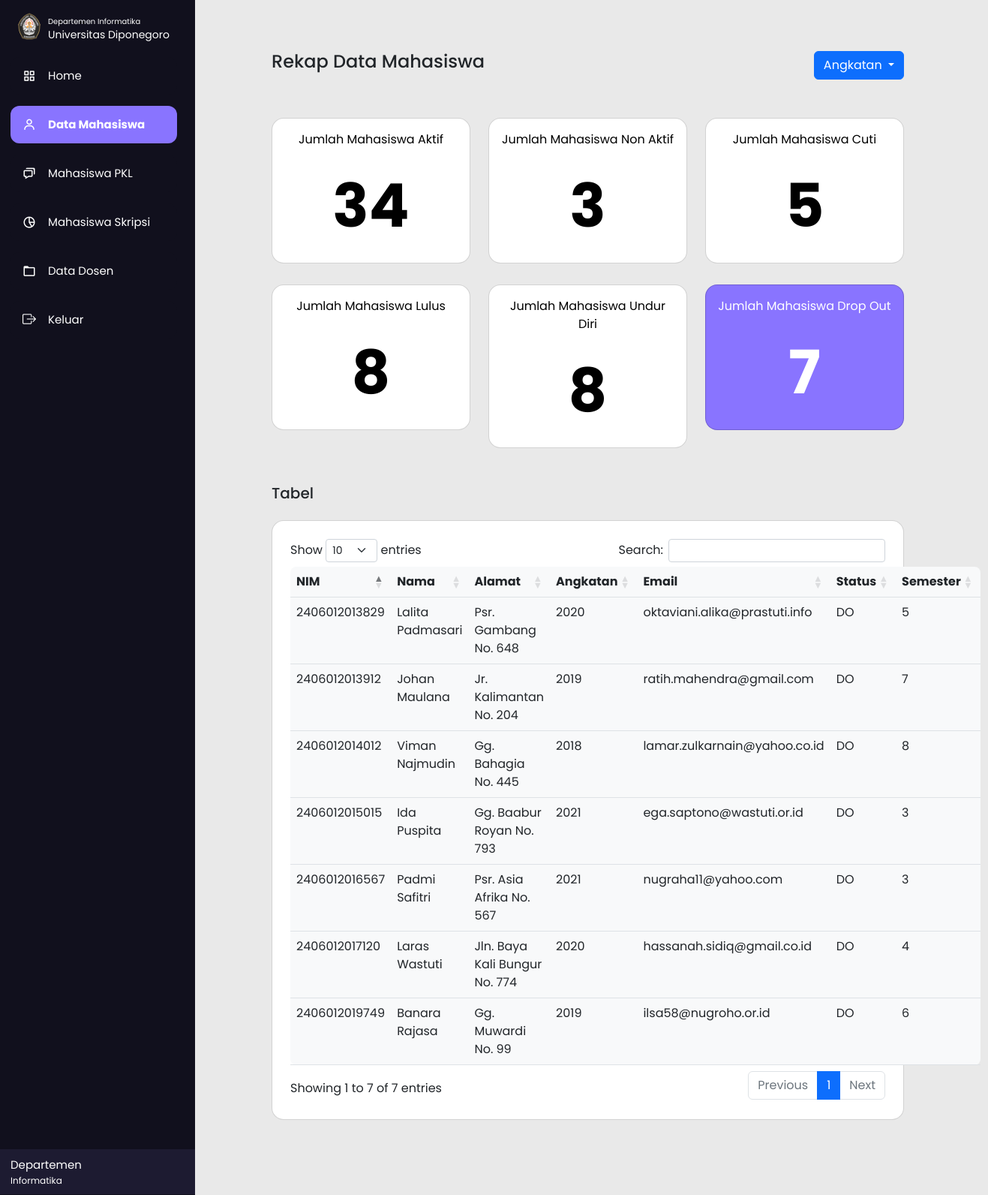
/departemen/datamhsdo.php, run on the app's committed database.
### tables this page shows
CREATE TABLE `tb_mhs` (
  `nim` varchar(14) NOT NULL,
  `nama` varchar(50) NOT NULL,
  `alamat` varchar(255) NOT NULL,
  `kode_kota` int(11) NOT NULL,
  `angkatan` varchar(4) NOT NULL,
  `jalur_masuk` varchar(10) NOT NULL,
  `email` varchar(255) NOT NULL,
  `no_hp` varchar(14) NOT NULL,
  `status` varchar(25) NOT NULL,
  `foto_mhs` varchar(255) NOT NULL,
  `kode_wali` varchar(5) NOT NULL,
  `semester` varchar(2) NOT NULL
);

### departemen/datamhsdo.php (the view, shortened to what this page needs)
<?php
  include'../db_login.php';
?>
<!DOCTYPE html>
<html lang="en" dir="ltr">
  <head>
    <link rel="stylesheet" href="style.css">
    <link rel="stylesheet" href="style.css">
    <link href="https://cdn.jsdelivr.net/npm/bootstrap@5.2.2/dist/css/bootstrap.min.css" rel="stylesheet">
    <link href='https://unpkg.com/boxicons@2.0.7/css/boxicons.min.css' rel='stylesheet'>
    <link rel="stylesheet" href="https://cdn.datatables.net/1.12.1/css/dataTables.bootstrap5.min.css">
    <link rel="stylesheet" href="https://cdnjs.cloudflare.com/ajax/libs/twitter-bootstrap/5.2.0/css/bootstrap.min.css">
    <link rel="stylesheet" href="https://cdn.jsdelivr.net/npm/bootstrap-icons@1.9.1/font/bootstrap-icons.css">
  </head>
<body>
  <div class="sidebar">
  <div class="logo-details">
      <i> <img src="../asset/img/undip.png" style="width:40px ; padding-bottom:5px" alt=""></i>
        <div class="logo_name" style="padding-top: 5px;"> <div style="font-size:10px ;">Departemen Informatika</div>  Universitas Diponegoro</div>
    </div>
    <ul class="nav-list" id="nav-list">
      <li>
        <a class="nav-link " href="index.php">
          <i class='bx bx-grid-alt'></i>
          <span class="links_name">Home</span>
        </a>
      </li>
      <li>
       <a class="nav-link active " href="datamhs.php">
         <i class='bx bx-user' ></i>
         <span class="links_name">Data Mahasiswa</span>
       </a>
     </li>
     <li>
       <a class="nav-link " href="mhspkl.php">
         <i class='bx bx-chat' ></i>
         <span class="links_name">Mahasiswa PKL</span>
       </a>
     </li>
     <li>
       <a class="nav-link" href="mhsskripsi.php">
         <i class='bx bx-pie-chart-alt-2' ></i>
         <span class="links_name">Mahasiswa Skripsi</span>
       </a>
     </li>
     <li>
       <a class="nav-link" href="datadosen.php">
         <i class='bx bx-folder' ></i>
         <span class="links_name">Data Dosen</span>
       </a>
     </li>
     <li>
       <a class="nav-link" href="../logout.php">
         <i class="bi bi-box-arrow-right"></i>
         <span class="links_name">Keluar</span>
       </a>
     </li>
     <li class="profile">
         <div class="profile-details">
           <div class="name_job">
             <div class="name">Departemen</div>
             <div class="email">Informatika</div>
           </div>
         </div>
     </li>
    </ul>
  </div>
  <section class="home-section">
    <div class="container-fluid">
      <div class="h4 mt-5 w-100 ">Rekap Data Mahasiswa
      <div class="dropdown float-end">
      <a class="btn btn-primary dropdown-toggle" href="datamhs.php" role="button" data-bs-toggle="dropdown" aria-expanded="false">
        Angkatan
      </a>
    </div>
      </div><br>
      <div class="row row-cols-1 row-cols-md-3 g-4 mt-1">
          <?php
          $ambildata = mysqli_query($conn, "SELECT * FROM tb_mhs WHERE status='Aktif'");
          $aktif = 0;
          while ($data = mysqli_fetch_array($ambildata)) {
              $aktif++;
              }
          $ambildata = mysqli_query($conn, "SELECT * FROM tb_mhs WHERE status='Nonaktif'");
          $non_aktif = 0;
          while ($data = mysqli_fetch_array($ambildata)) {
              $non_aktif++;
              }
          $ambildata = mysqli_query($conn, "SELECT * FROM tb_mhs WHERE status='Cuti'");
          $cuti = 0;
          while ($data = mysqli_fetch_array($ambildata)) {
              $cuti++;
              }
          ?>
        <div class="col">
          <a href="datamhs.php">
          <div class="card rounded-4  ">
            <div class="card-body">
              <p class="text-center">Jumlah Mahasiswa Aktif</p>
              <p class="card-text jumlah text-center"><?= $aktif; ?></p>
            </div>
          </div>
          </a>
        </div>
        <div class="col">
          <a href="datamhsnonaktif.php">
          <div class="card rounded-4 ">
            <div class="card-body">
              <p class="text-center">Jumlah Mahasiswa Non Aktif</p>
              <p class="card-text jumlah text-center"><?= $non_aktif; ?></p>
            </div>
          </div>
          </a>
        </div>
        <div class="col">
          <a href="datamhscuti.php">
          <div class="card rounded-4 ">
            <div class="card-body">
              <p class="text-center">Jumlah Mahasiswa Cuti</p>
              <p class="card-text jumlah text-center"><?= $cuti; ?></p>
            </div>
          </div>
          </a>
        </div>
      </div>
      <div class="row row-cols-1 row-cols-md-3 g-4 mt-1">
      <?php
      $datalulus = mysqli_query($conn, "SELECT * FROM tb_mhs WHERE status='Lulus'");
      $lulus = mysqli_num_rows($datalulus);
      $dataud = mysqli_query($conn, "SELECT * FROM tb_mhs WHERE status='Undur Diri'");
      $ud = mysqli_num_rows($dataud);
      $datado = mysqli_query($conn, "SELECT * FROM tb_mhs WHERE status='DO'");
      $do = mysqli_num_rows($datado);
      ?>
      <div class="col">
      <a href="datamhslulus.php">
      <div class="card rounded-4 ">
        <div class="card-body">
          <p class="text-center">Jumlah Mahasiswa Lulus</p>
          <p class="card-text jumlah text-center"><?= $lulus; ?></p>
        </div>
      </div>
      </a>
      </div>
      <div class="col">
      <a href="datamhsundurdiri.php">
      <div class="card rounded-4 ">
        <div class="card-body">
          <p class="text-center">Jumlah Mahasiswa Undur Diri</p>
          <p class="card-text jumlah text-center"><?= $ud; ?></p>
        </div>
      </div>
      </a>
      </div>
      <div class="col">
      <a href="datamhsdo.php">
      <div class="card rounded-4 card-active ">
        <div class="card-body">
          <p class="text-center">Jumlah Mahasiswa Drop Out</p>
          <p class="card-text jumlah text-center"><?= $do; ?></p>
        </div>
      </div>
      </a>
      </div>
      </div>
      <br>
      <div class="h5 mt-4 mb-4 w-100">Tabel</div>
      <div class="card p-4 rounded-4">
      <table id="example" class="table  bg-light rounded-3" style="width:100%">
        <thead>
            <tr>
                <th>NIM</th>
                <th>Nama</th>
                <th>Alamat</th>
                <th>Angkatan</th>
                <th>Email</th>
                <th>Status</th>
                <th>Semester</th>
            </tr>
        </thead>
        <tbody>
          <?php
          $ambildata = mysqli_query($conn, 'SELECT * FROM tb_mhs WHERE status = "DO" ORDER BY  nama ASC, semester ASC'  );
          while ($data = mysqli_fetch_array($ambildata)) {
              $nim = $data['nim'];
              $nama = $data['nama'];
              $alamat = $data['alamat'];
              $angkatan = $data['angkatan'];
              $email = $data['email'];
              $status = $data['status'];
              $semester = $data['semester'];
          ?>
        <tr>
          <td><?= $nim ?></td>
          <td><?= $nama; ?></td>
          <td><?= $alamat; ?></td>
          <td><?= $angkatan; ?></td>
          <td><?= $email; ?></td>
          <td><?= $status; ?></td>
          <td><?= $semester; ?></td>
        </tr>
        <?php
          }
        ?>
    </table>
    </div>
    </div>
</body>
 </html>

### departemen/style.css (style rules this page uses)
* { margin: 0; padding: 0; box-sizing: border-box; font-family: "Poppins" , sans-serif; }
.sidebar { position: fixed; left: 0; top: 0; height: 100%; width: 260px; background: #11101D; padding: 6px 14px; z-index: 99; transition: all 0.5s ease; }
.sidebar .logo-details { height: 60px; display: flex; align-items: center; position: relative; }
.sidebar .logo-details img { opacity: 1; transition: all 0.5s ease; size: 10px; }
.sidebar .logo-details .logo_name { color: #fff; font-size: 14px; opacity: 1; transition: all 0.5s ease; }
.sidebar i { color: #fff; height: 60px; min-width: 50px; font-size: 28px; text-align: center; line-height: 60px; }
.sidebar .nav-list { height: 100%; margin-top: 10px; margin-left: -32px; margin-right: 10px; }
.sidebar .nav-list .active, .nav-link:hover { background-color:#8974FF; }
.sidebar .nav-list .active .links_name { font-weight: bold; }
.sidebar li { position: relative; margin: px 0; list-style: none; margin-bottom: 15px; }
.sidebar li a { display: flex; height: 100%; width: 100%; border-radius: 12px; align-items: center; text-decoration: none; transition: all 0.4s ease; background: #11101D; }
.sidebar li a .links_name { color: #fff; font-size: 15px; font-weight: 400; white-space: nowrap; opacity: 1; pointer-events: auto; transition: 0.4s; }
.sidebar li i { height: 50px; line-height: 50px; font-size: 18px; border-radius: 12px; }
.sidebar li.profile { position: fixed; height: 60px; width: 260px; left: 0; bottom: -14px; padding: 10px 14px; background: #1d1b31; transition: all 0.5s ease; overflow: hidden; }
.sidebar li .profile-details { display: flex; align-items: center; flex-wrap: nowrap; }
.sidebar li.profile .name, .sidebar li.profile .email { font-size: 15px; font-weight: 400; color: #fff; white-space: nowrap; }
.sidebar li.profile .email { font-size: 12px; }
.home-section { position: relative; background: #e9e9e9; min-height: 100vh; padding: 100px; padding-top: 20px; left: 250px; width: calc(100% - 250px); transition: all 0.5s ease; z-index: 2; }
.home-section a .card { text-decoration: none; color: black; }
.home-section a { text-decoration: none; }
.jumlah { font-size: 80px; font-weight: bold; }
.home-section a .card-active { color: white; background-color: #8974FF; }

### departemen/datamhsdo.php (style rules this page uses)
.home-section a .card-active { color: white; background-color: #8974FF; }

### data on the page
tb_mhs: nim "2406012019749", nama "Banara Rajasa", alamat "Gg. Muwardi No. 99", angkatan "2019", email "ilsa58@nugroho.or.id", status "DO", semester "6"
tb_mhs: nim "2406012015015", nama "Ida Puspita", alamat "Gg. Baabur Royan No. 793", angkatan "2021", email "ega.saptono@wastuti.or.id", status "DO", semester "3"
tb_mhs: nim "2406012013912", nama "Johan Maulana", alamat "Jr. Kalimantan No. 204", angkatan "2019", email "ratih.mahendra@gmail.com", status "DO", semester "7"
tb_mhs: nim "2406012013829", nama "Lalita Padmasari", alamat "Psr. Gambang No. 648", angkatan "2020", email "oktaviani.alika@prastuti.info", status "DO", semester "5"
tb_mhs: nim "2406012017120", nama "Laras Wastuti", alamat "Jln. Baya Kali Bungur No. 774", angkatan "2020", email "hassanah.sidiq@gmail.co.id", status "DO", semester "4"
tb_mhs: nim "2406012016567", nama "Padmi Safitri", alamat "Psr. Asia Afrika No. 567", angkatan "2021", email "nugraha11@yahoo.com", status "DO", semester "3"
tb_mhs: nim "2406012014012", nama "Viman Najmudin", alamat "Gg. Bahagia No. 445", angkatan "2018", email "lamar.zulkarnain@yahoo.co.id", status "DO", semester "8"

### other printed values
$aktif "34"
$non_aktif "3"
$cuti "5"
$lulus "8"
$ud "8"
$do "7"
